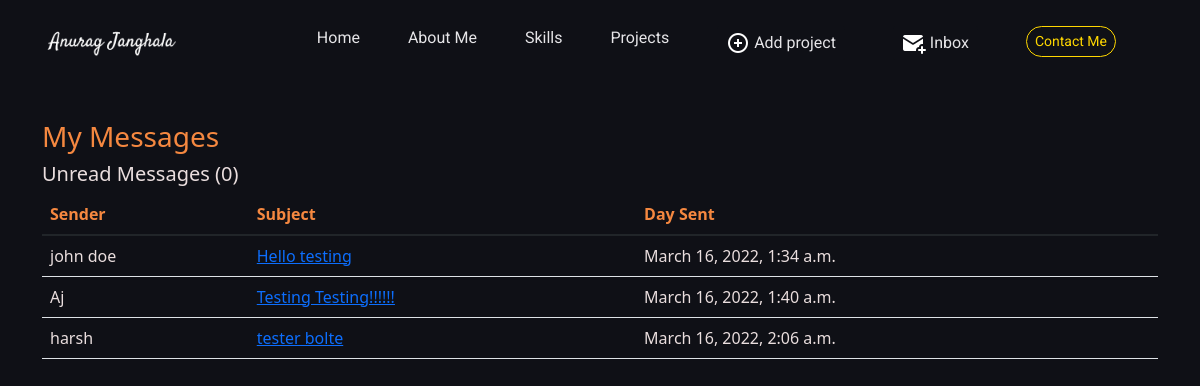
The page /inbox/ (signed in) on the database as committed earlier.
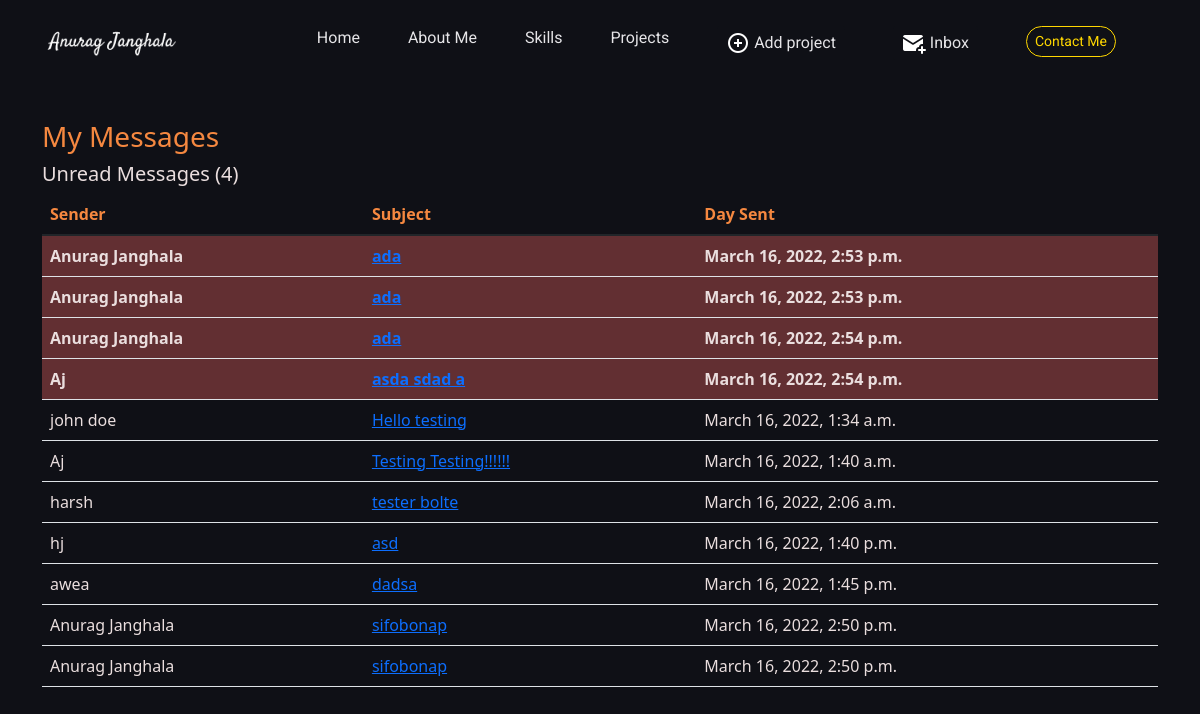
The same page on the database as committed later.
### folio/models.py (models this page shows, shortened)
class Message(models.Model):
    name = models.CharField(max_length=200)
    email = models.CharField(max_length=200)
    subject = models.CharField(max_length=200)
    body = models.TextField()
    is_read = models.BooleanField(default=False)
    created = models.DateTimeField(auto_now_add=True)
    id = models.UUIDField(default=uuid.uuid4, unique=True, primary_key=True, editable=False)

### folio/views.py (the view)
# urls.py: path('inbox/', views.inbox, name='inbox'),
def inbox(request):
    inbox = Message.objects.all().order_by('is_read')
    unreadCount = Message.objects.filter(is_read=False).count()
    context = {'inbox': inbox, 'unreadCount': unreadCount}
    return render(request, 'folio/inbox.html', context)

### folio/templates/folio/inbox.html (shortened to what this page needs)
{% extends 'base.html' %} {% load static %} {% block css_files %}
<link rel="stylesheet" href="{% static 'folio/style.css' %}" />
{% endblock %} {% block content %}
<div class="container">
  <h3>My Messages</h3>
  <h5>Unread Messages ({{unreadCount}})</h5>
  <table class="table">
    <thead>
      <th>Sender</th>
      <th>Subject</th>
      <th>Day Sent</th>
    </thead>
    <tbody>
      {% for message in inbox %} {% if message.is_read %}
      <tr>
        <td>{{message.name}}</td>
        <td>
          <a href="{% url 'message' message.id %}">{{message.subject}}</a>
        </td>
        <td>{{message.created}}</td>
      </tr>
      {% else %}
      <tr style="font-weight: 900; background-color: rgba(221, 92, 92, 0.404)">
        <td>{{message.name}}</td>
        <td>
          <a href="{% url 'message' message.id %}">{{message.subject}}</a>
        </td>
        <td>{{message.created}}</td>
      </tr>
      {% endif %} {% endfor %}
    </tbody>
  </table>
</div>
{% endblock %}

### templates/base.html (shortened to what this page needs)
{% load static %}
<!DOCTYPE html>
<html lang="en">
  <head>
    <link
      rel="stylesheet"
      href="https://cdn.jsdelivr.net/npm/bootstrap@5.1.3/dist/css/bootstrap.min.css"
    />
    <link rel="stylesheet" href="{% static 'global.css' %}" />
    {% block css_files %} {% endblock %}
  </head>
  <body>
    {% include 'folio/navbar.html' %}  {% block content %} {% endblock %}
  </body>
</html>

### folio/templates/folio/navbar.html (shortened to what this page needs)
{% load static %}
<header>
  <nav class="navbar fixed-top navbar-expand-lg navbar-dark shadow-5-strong">
    <div class="container-fluid">
      <a class="navbar-brand" href="{% url 'landing-page' %}">
        <img
          src="{% static 'folio/images/signature.png' %}"
          alt="LOGO"
          width="200"
          height="60"
        />
      </a>
      <div class="collapse navbar-collapse" id="navbarSupportedContent">
        <ul class="navbar-nav pe-5 ms-auto mb-2 mb-lg-0">
          <li class="nav-item">
            <a
              id="nav-home"
              class="nav-link not-contact"
              aria-current="page"
              href="{% url 'landing-page' %}"
              >Home</a
            >
          </li>
          <li class="nav-item">
            <a id="nav-aboutme" class="nav-link not-contact" href="#about-me"
              >About Me</a
            >
          </li>
          <li class="nav-item">
            <a id="nav-skills" class="nav-link not-contact" href="#skills"
              >Skills</a
            >
          </li>
          <li class="nav-item">
            <a id="nav-projects" class="nav-link not-contact" href="#projects"
              >Projects</a
            >
          </li>
          {% if request.user.is_authenticated %}
          <li class="nav-item">
            <a class="nav-link" href="{% url 'add-project' %}">
              <button type="button" id="add-project" class="btn btn-sm">
                <img src="{% static 'folio/images/addicon.png' %}" alt="" />
                Add project
              </button>
            </a>
          </li>
          <li class="nav-item">
            <a class="nav-link" href="{% url 'inbox' %}">
              <button type="button" id="inbox" class="btn btn-sm">
                <img src="{% static 'folio/images/inbox.png' %}" alt="" />
                Inbox
              </button>
            </a>
          </li>
          {% endif %}
          <li class="nav-item">
            <a class="nav-link" href="#contact-me">
              <button type="button" class="btn btn-info btn-sm">
                Contact Me
              </button>
            </a>
          </li>
        </ul>
      </div>
    </div>
  </nav>
</header>

### static/global.css (style rules this page uses)
html { font-family: 'Roboto', sans-serif; }
body { margin: 0; padding: 0; box-sizing: border-box; background-color: #0f1016; }

### folio/static/folio/style.css (style rules this page uses)
header { margin: 0; display: flex; justify-content: space-between; align-items: center; padding: 30px 100px; font-family: Roboto, sans-serif; }
.navbar { background-color: #0f1016; }
.nav-item { padding: 0 1rem; }
#nav-home { background-color: #0f1016; color: #e5e4e7; }
#nav-aboutme { background-color: #0f1016; color: #e5e4e7; }
#nav-skills { background-color: #0f1016; color: #e5e4e7; }
#nav-projects { background-color: #0f1016; color: #e5e4e7; }
.btn-info { background-color: #0f1016; color: gold; border: 1px solid gold; border-radius: 20px; }
#inbox, #add-project { background-color: #0f1016; color: #e5e4e7; font-size: 1em; }

### folio/templates/folio/inbox.html (style rules this page uses)
.container { margin-top: 60px; }
th, h3 { color: #f58840; }
td, h5 { color: #eadede; }

Rows that differ between the two databases and show on the page:
added Message: name "Anurag Janghala", subject "ada", created "March 16, 2022, 2:53 p.m."
added Message: name "Anurag Janghala", subject "ada", created "March 16, 2022, 2:53 p.m."
added Message: name "Anurag Janghala", subject "ada", created "March 16, 2022, 2:54 p.m."
added Message: name "Aj", subject "asda sdad a", created "March 16, 2022, 2:54 p.m."
added Message: name "hj", subject "asd", created "March 16, 2022, 1:40 p.m."
added Message: name "awea", subject "dadsa", created "March 16, 2022, 1:45 p.m."
added Message: name "Anurag Janghala", subject "sifobonap", created "March 16, 2022, 2:50 p.m."
added Message: name "Anurag Janghala", subject "sifobonap", created "March 16, 2022, 2:50 p.m."
Other text that changed with them:
{{ unreadCount }}: "0" → "4"
